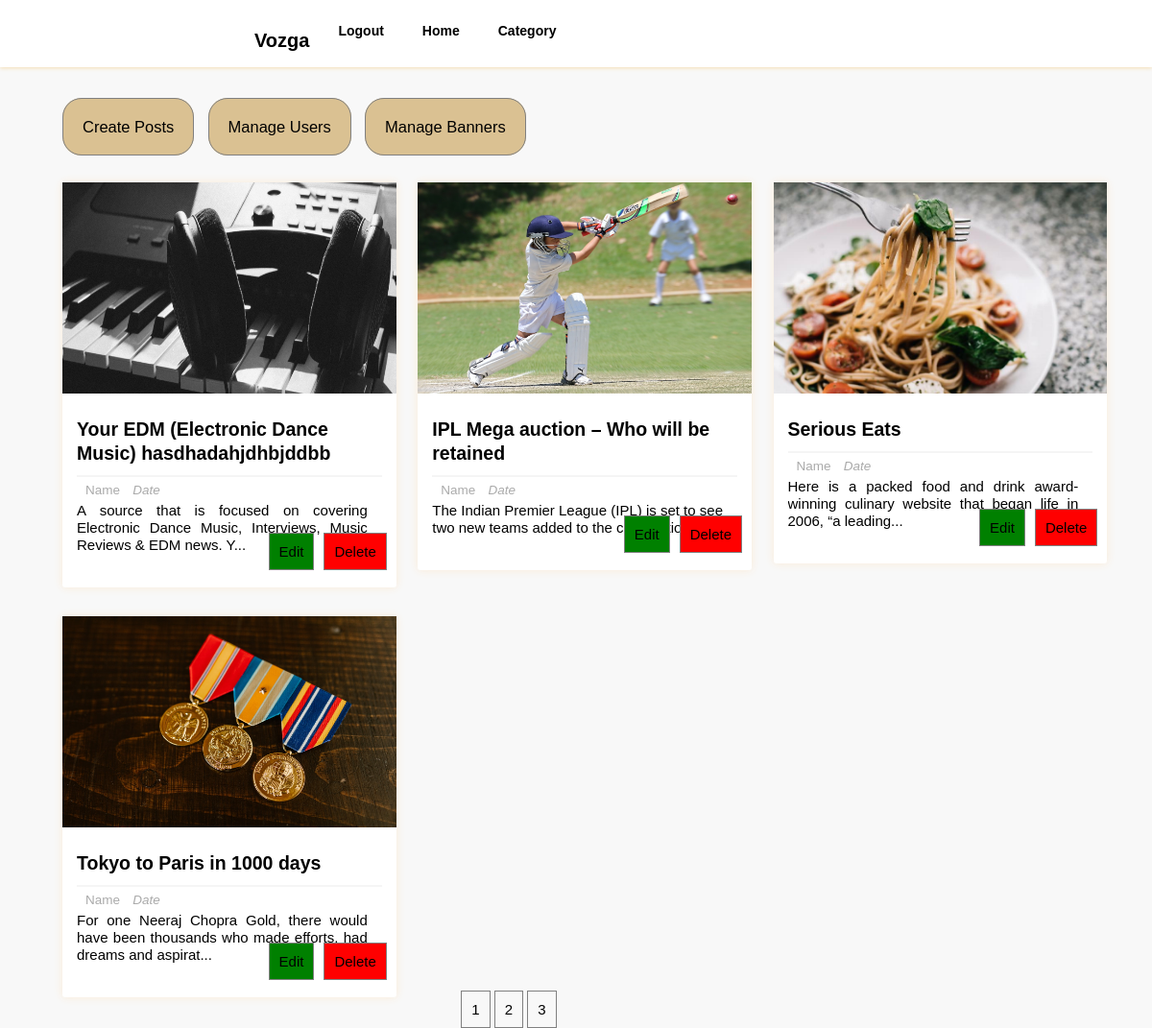
The page /dashboard.php?page=2 on the database its author committed.
### tables this page shows
CREATE TABLE `posts` (
  `p_id` int(11) NOT NULL,
  `title` varchar(255) NOT NULL,
  `description` text NOT NULL,
  `category` varchar(255) NOT NULL,
  `image` varchar(255) NOT NULL,
  `user_id` int(20) NOT NULL,
  `likes` int(11) NOT NULL
);

### dashboard.php (the view, shortened to what this page needs)
<?php
    require_once "includes/login_validate.php";
?>
<html lang="en">
<head>
    <link href="includes/style.css" rel="stylesheet" type="text/css" />
</head>
<body>
<div class="header-wrapper">
<header>
            <div class='logo'>
                <h3>Vozga</h3>
            </div>
            <div class="search-form">
                        <div class="icon">
                        </div>
                    </div>
            <ul class='list'>
                <li><a>Category<i class="fas fa-chevron-down" style="color:black; font-size: 14px; font-weight: 600; padding:5px;"></i></a>
                </li>
                <li><a href='homepage'>Home</a></li>
                <li><a href="logout">Logout</a></li>
            </ul>
        </header>
</div>
    <div class="manage-posts-admin">
            <div class="admin-manage">
                <ul>
                    <li><a href="createpost.php">Create Posts</a></li>
                    <li><a href="manageuser.php">Manage Users</a></li>
                    <li><a href="banner.php">Manage Banners</a></li>
                </ul>
            </div>
        <div class="main-content-admin">
                    <?php
                        $results_per_page=4;
                        $sql="SELECT * FROM posts";
                        $result=mysqli_query($con,$sql);
                        $i=0;
                        $num_of_result=mysqli_num_rows($result);
                        $num_of_pages=ceil($num_of_result/$results_per_page);
                        if(!isset($_GET['page'])){
                            $page=1;
                        }else{
                            $page=$_GET['page'];
                        }
                        $start_limit=($page-1)*$results_per_page;
                        $sql="SELECT * FROM posts LIMIT ".$start_limit.','.$results_per_page;
                        $result=mysqli_query($con,$sql);
                        if(mysqli_num_rows($result) > $i){
                            while($row=mysqli_fetch_assoc($result)){
                    ?>
                    <div class="main-post-admin">
                    <?
                        $output_image="images/resized/".$row['image'];
                        $desc=$row['description'];
                        $desc = substr($desc,0,100).'...';
                    ?>
                    <img class="image" src="<?php echo $output_image;?>", alt="post_image">
                    <div class="post-preview-wrapper">
                <a href="single?id=<?php echo $row['p_id'];?>" class="post-title"><?php echo $row['title'];?></a>
                <div class="post-preview">
                    <span class="author-name"><i class="fas fa-user"></i>Name</span>
                    <span class="post-date"><i class="fas fa-calendar-week">Date</i></span>
                    <p class="desc"><?php echo $desc; ?></p>
                </div>
            </div>
            <div class="btns">
                <ul class="edit-delete-btn">
                    <li>
                        <a href="editpost.php/<?php echo $row['p_id'];?>" class="btn edit-link">Edit</a>
                    </li>
                    <li>
                        <a href="deletepost.php/<?php echo  $row['p_id'];?>" class ="btn delete-link" onclick="return confirm('Are you sure you want to delete this?')">Delete</a>
                    </li>
                </ul>
            </div>
        </div>
                    <?php
                            }
                        }
                        else{
                            ?>
                            <tr>
                                <th colspan="2">No results to display</th>
                            </tr>
                            <?php
                        }
                    ?>
        </div>
        <div class='index-dashboard'><center>
        <?php
        for($page=1;$page<=$num_of_pages;$page++)
        {
            echo '<a href="dashboard.php?page='.$page.'">'.$page.'</a> ';
        }   ?>
</div>
    </div>
</body>
</html>

### rows shown on the page
posts: image (picture), title "Your EDM (Electronic Dance Music) hasdhadahjdhbjddbb", description "A source that is focused on covering Electronic Dance Music, Interviews, Music Reviews & EDM news. Y..."
posts: image (picture), title "IPL Mega auction – Who will be retained", description "The Indian Premier League (IPL) is set to see two new teams added to the competition..."
posts: image (picture), title "Serious Eats", description "Here is a packed food and drink award-winning culinary website that began life in 2006, “a leading..."
posts: image (picture), title "Tokyo to Paris in 1000 days", description "For one Neeraj Chopra Gold, there would have been thousands who made efforts, had dreams and aspirat..."
